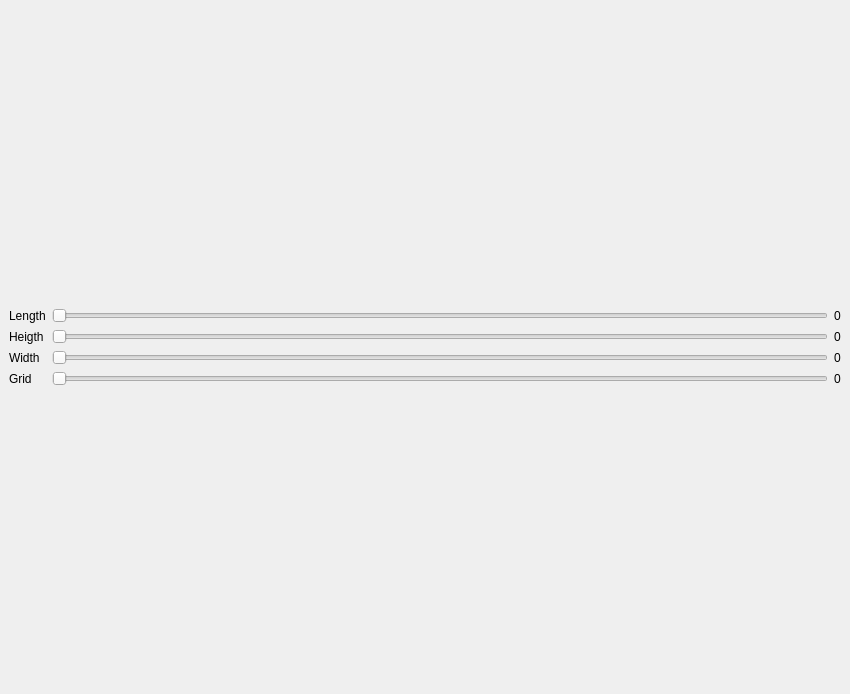
<?xml version="1.0" encoding="UTF-8"?>
<ui version="4.0">
 <class>SineWidgetWindow</class>
 <widget class="QMainWindow" name="SineWidgetWindow">
  <property name="geometry">
   <rect>
    <x>0</x>
    <y>0</y>
    <width>850</width>
    <height>694</height>
   </rect>
  </property>
  <property name="windowTitle">
   <string>Sine Widget</string>
  </property>
  <widget class="QWidget" name="centralwidget">
   <layout class="QVBoxLayout" name="verticalLayout_3">
    <item>
     <layout class="QGridLayout" name="gridLayout">
      <item row="2" column="0">
       <widget class="QLabel" name="width_lb">
        <property name="text">
         <string>Width</string>
        </property>
       </widget>
      </item>
      <item row="1" column="0">
       <widget class="QLabel" name="heigth_lb">
        <property name="text">
         <string>Heigth</string>
        </property>
       </widget>
      </item>
      <item row="0" column="2">
       <widget class="QSlider" name="length_hs">
        <property name="minimum">
         <number>1</number>
        </property>
        <property name="maximum">
         <number>50</number>
        </property>
        <property name="orientation">
         <enum>Qt::Horizontal</enum>
        </property>
       </widget>
      </item>
      <item row="3" column="0">
       <widget class="QLabel" name="grid_lb">
        <property name="text">
         <string>Grid</string>
        </property>
       </widget>
      </item>
      <item row="0" column="0">
       <widget class="QLabel" name="length_lb">
        <property name="text">
         <string>Length</string>
        </property>
       </widget>
      </item>
      <item row="3" column="2">
       <widget class="QSlider" name="grid_hs">
        <property name="minimum">
         <number>10</number>
        </property>
        <property name="maximum">
         <number>100</number>
        </property>
        <property name="orientation">
         <enum>Qt::Horizontal</enum>
        </property>
       </widget>
      </item>
      <item row="1" column="2">
       <widget class="QSlider" name="heigth_hs">
        <property name="minimum">
         <number>1</number>
        </property>
        <property name="maximum">
         <number>200</number>
        </property>
        <property name="orientation">
         <enum>Qt::Horizontal</enum>
        </property>
       </widget>
      </item>
      <item row="2" column="2">
       <widget class="QSlider" name="width_hs">
        <property name="minimum">
         <number>1</number>
        </property>
        <property name="maximum">
         <number>20</number>
        </property>
        <property name="orientation">
         <enum>Qt::Horizontal</enum>
        </property>
       </widget>
      </item>
      <item row="3" column="3">
       <widget class="QLabel" name="grid_num_lb">
        <property name="text">
         <string>0</string>
        </property>
       </widget>
      </item>
      <item row="2" column="3">
       <widget class="QLabel" name="width_num_lb">
        <property name="text">
         <string>0</string>
        </property>
       </widget>
      </item>
      <item row="1" column="3">
       <widget class="QLabel" name="heigth_num_lb">
        <property name="text">
         <string>0</string>
        </property>
       </widget>
      </item>
      <item row="0" column="3">
       <widget class="QLabel" name="length_num_lb">
        <property name="text">
         <string>0</string>
        </property>
       </widget>
      </item>
     </layout>
    </item>
    <item>
     <layout class="QVBoxLayout" name="sine_ly"/>
    </item>
   </layout>
  </widget>
 </widget>
 <resources/>
 <connections/>
</ui>
